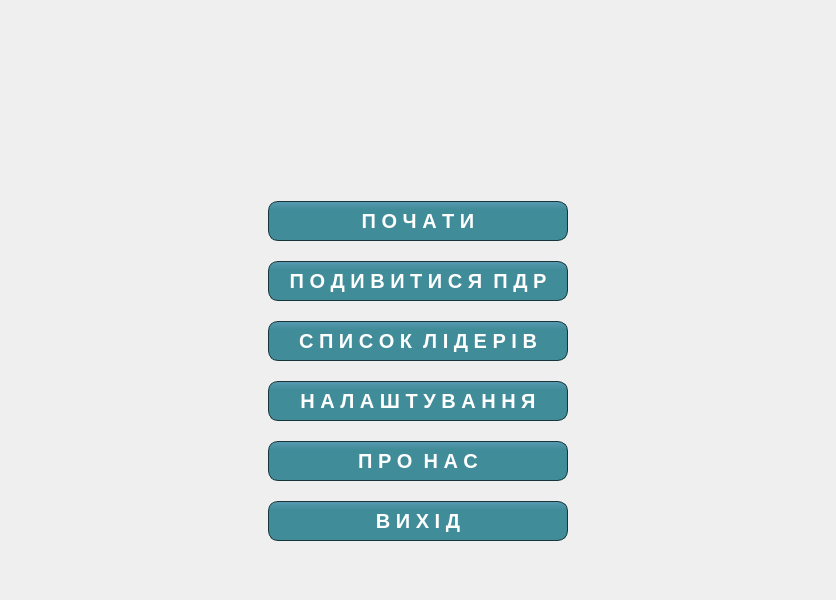
<?xml version="1.0" encoding="UTF-8"?>
<ui version="4.0">
 <class>MainWindow</class>
 <widget class="QMainWindow" name="MainWindow">
  <property name="geometry">
   <rect>
    <x>0</x>
    <y>0</y>
    <width>836</width>
    <height>600</height>
   </rect>
  </property>
  <property name="windowTitle">
   <string>MainWindow</string>
  </property>
  <widget class="QWidget" name="centralwidget">
   <property name="sizePolicy">
    <sizepolicy hsizetype="MinimumExpanding" vsizetype="MinimumExpanding">
     <horstretch>0</horstretch>
     <verstretch>0</verstretch>
    </sizepolicy>
   </property>
   <layout class="QVBoxLayout" name="verticalLayout">
    <property name="topMargin">
     <number>9</number>
    </property>
    <item alignment="Qt::AlignHCenter">
     <widget class="QLabel" name="logo_label">
      <property name="sizePolicy">
       <sizepolicy hsizetype="Fixed" vsizetype="Preferred">
        <horstretch>0</horstretch>
        <verstretch>0</verstretch>
       </sizepolicy>
      </property>
      <property name="text">
       <string/>
      </property>
      <property name="scaledContents">
       <bool>false</bool>
      </property>
      <property name="alignment">
       <set>Qt::AlignLeading|Qt::AlignLeft|Qt::AlignTop</set>
      </property>
      <property name="margin">
       <number>0</number>
      </property>
     </widget>
    </item>
    <item>
     <widget class="QWidget" name="gridWidget" native="true">
      <property name="sizePolicy">
       <sizepolicy hsizetype="Preferred" vsizetype="Preferred">
        <horstretch>0</horstretch>
        <verstretch>0</verstretch>
       </sizepolicy>
      </property>
      <layout class="QGridLayout" name="gridLayout">
       <property name="sizeConstraint">
        <enum>QLayout::SetDefaultConstraint</enum>
       </property>
       <property name="bottomMargin">
        <number>50</number>
       </property>
       <property name="verticalSpacing">
        <number>20</number>
       </property>
       <item row="2" column="0">
        <widget class="QPushButton" name="leaderButton">
         <property name="minimumSize">
          <size>
           <width>300</width>
           <height>40</height>
          </size>
         </property>
         <property name="cursor">
          <cursorShape>PointingHandCursor</cursorShape>
         </property>
         <property name="styleSheet">
          <string notr="true"> QPushButton {
     background: qlineargradient(spread:pad, x1:0.5, y1:0, x2:0.5, y2:1, stop:0 rgba(89, 155, 179, 255), stop:0.2 rgba(64, 140, 153, 255));
	border-style: solid;
	border-width: 1px;
	border-color: rgb(24, 54, 58);
	border-radius: 10px;
	font-family: &quot;Arial&quot;;
	font-size: 20px;
	font-weight: bold;
	color: #fff;
 }
 QPushButton:hover {
     background: qlineargradient(spread:pad, x1:0.5, y1:1, x2:0.5, y2:0.011, stop:0 rgba(89, 155, 179, 255), stop:0.2 rgba(64, 140, 153, 255));
 }
 QPushButton:pressed {
     background: qlineargradient(spread:pad, x1:0.5, y1:0, x2:0.5, y2:1, stop:0 rgba(49, 108, 117, 255), stop:0.2 rgba(64, 140, 153, 255));
 }</string>
         </property>
         <property name="text">
          <string>С П И С О К  Л І Д Е Р І В</string>
         </property>
        </widget>
       </item>
       <item row="1" column="0">
        <widget class="QPushButton" name="rulesButton">
         <property name="sizePolicy">
          <sizepolicy hsizetype="Fixed" vsizetype="Fixed">
           <horstretch>0</horstretch>
           <verstretch>0</verstretch>
          </sizepolicy>
         </property>
         <property name="minimumSize">
          <size>
           <width>300</width>
           <height>40</height>
          </size>
         </property>
         <property name="cursor">
          <cursorShape>PointingHandCursor</cursorShape>
         </property>
         <property name="styleSheet">
          <string notr="true"> QPushButton {
     background: qlineargradient(spread:pad, x1:0.5, y1:0, x2:0.5, y2:1, stop:0 rgba(89, 155, 179, 255), stop:0.2 rgba(64, 140, 153, 255));
	border-style: solid;
	border-width: 1px;
	border-color: rgb(24, 54, 58);
	border-radius: 10px;
	font-family: &quot;Arial&quot;;
	font-size: 20px;
	font-weight: bold;
	color: #fff;
 }
 QPushButton:hover {
     background: qlineargradient(spread:pad, x1:0.5, y1:1, x2:0.5, y2:0.011, stop:0 rgba(89, 155, 179, 255), stop:0.2 rgba(64, 140, 153, 255));
 }
 QPushButton:pressed {
     background: qlineargradient(spread:pad, x1:0.5, y1:0, x2:0.5, y2:1, stop:0 rgba(49, 108, 117, 255), stop:0.2 rgba(64, 140, 153, 255));
 }</string>
         </property>
         <property name="text">
          <string>П О Д И В И Т И С Я  П Д Р</string>
         </property>
        </widget>
       </item>
       <item row="0" column="0">
        <widget class="QPushButton" name="startButton">
         <property name="sizePolicy">
          <sizepolicy hsizetype="Fixed" vsizetype="Fixed">
           <horstretch>0</horstretch>
           <verstretch>0</verstretch>
          </sizepolicy>
         </property>
         <property name="minimumSize">
          <size>
           <width>300</width>
           <height>40</height>
          </size>
         </property>
         <property name="cursor">
          <cursorShape>PointingHandCursor</cursorShape>
         </property>
         <property name="styleSheet">
          <string notr="true"> QPushButton {
     background: qlineargradient(spread:pad, x1:0.5, y1:0, x2:0.5, y2:1, stop:0 rgba(89, 155, 179, 255), stop:0.2 rgba(64, 140, 153, 255));
	border-style: solid;
	border-width: 1px;
	border-color: rgb(24, 54, 58);
	border-radius: 10px;
	font-family: &quot;Arial&quot;;
	font-size: 20px;
	font-weight: bold;
	color: #fff;
 }
 QPushButton:hover {
     background: qlineargradient(spread:pad, x1:0.5, y1:1, x2:0.5, y2:0.011, stop:0 rgba(89, 155, 179, 255), stop:0.2 rgba(64, 140, 153, 255));
 }
 QPushButton:pressed {
     background: qlineargradient(spread:pad, x1:0.5, y1:0, x2:0.5, y2:1, stop:0 rgba(49, 108, 117, 255), stop:0.2 rgba(64, 140, 153, 255));
 }</string>
         </property>
         <property name="text">
          <string>П О Ч А Т И</string>
         </property>
         <property name="checkable">
          <bool>false</bool>
         </property>
        </widget>
       </item>
       <item row="5" column="0">
        <widget class="QPushButton" name="exitButton">
         <property name="sizePolicy">
          <sizepolicy hsizetype="Fixed" vsizetype="Fixed">
           <horstretch>0</horstretch>
           <verstretch>0</verstretch>
          </sizepolicy>
         </property>
         <property name="minimumSize">
          <size>
           <width>300</width>
           <height>40</height>
          </size>
         </property>
         <property name="cursor">
          <cursorShape>PointingHandCursor</cursorShape>
         </property>
         <property name="styleSheet">
          <string notr="true"> QPushButton#exitButton {
     background: qlineargradient(spread:pad, x1:0.5, y1:0, x2:0.5, y2:1, stop:0 rgba(89, 155, 179, 255), stop:0.2 rgba(64, 140, 153, 255));
	border-style: solid;
	border-width: 1px;
	border-color: rgb(24, 54, 58);
	border-radius: 10px;
	font-family: &quot;Arial&quot;;
	font-size: 20px;
	font-weight: bold;
	color: #fff;
 }
 QPushButton#exitButton:hover {
     background: qlineargradient(spread:pad, x1:0.5, y1:1, x2:0.5, y2:0.011, stop:0 rgba(89, 155, 179, 255), stop:0.2 rgba(64, 140, 153, 255));
 }
 QPushButton#exitButton:pressed {
     background: qlineargradient(spread:pad, x1:0.5, y1:0, x2:0.5, y2:1, stop:0 rgba(49, 108, 117, 255), stop:0.2 rgba(64, 140, 153, 255));
 }</string>
         </property>
         <property name="text">
          <string>В И Х І Д</string>
         </property>
        </widget>
       </item>
       <item row="3" column="0">
        <widget class="QPushButton" name="optionsButton">
         <property name="sizePolicy">
          <sizepolicy hsizetype="Fixed" vsizetype="Fixed">
           <horstretch>0</horstretch>
           <verstretch>0</verstretch>
          </sizepolicy>
         </property>
         <property name="minimumSize">
          <size>
           <width>300</width>
           <height>40</height>
          </size>
         </property>
         <property name="cursor">
          <cursorShape>PointingHandCursor</cursorShape>
         </property>
         <property name="styleSheet">
          <string notr="true"> QPushButton {
     background: qlineargradient(spread:pad, x1:0.5, y1:0, x2:0.5, y2:1, stop:0 rgba(89, 155, 179, 255), stop:0.2 rgba(64, 140, 153, 255));
	border-style: solid;
	border-width: 1px;
	border-color: rgb(24, 54, 58);
	border-radius: 10px;
	font-family: &quot;Arial&quot;;
	font-size: 20px;
	font-weight: bold;
	color: #fff;
 }
 QPushButton:hover {
     background: qlineargradient(spread:pad, x1:0.5, y1:1, x2:0.5, y2:0.011, stop:0 rgba(89, 155, 179, 255), stop:0.2 rgba(64, 140, 153, 255));
 }
 QPushButton:pressed {
     background: qlineargradient(spread:pad, x1:0.5, y1:0, x2:0.5, y2:1, stop:0 rgba(49, 108, 117, 255), stop:0.2 rgba(64, 140, 153, 255));
 }</string>
         </property>
         <property name="text">
          <string>Н А Л А Ш Т У В А Н Н Я</string>
         </property>
        </widget>
       </item>
       <item row="4" column="0">
        <widget class="QPushButton" name="aboutUsButton">
         <property name="minimumSize">
          <size>
           <width>300</width>
           <height>40</height>
          </size>
         </property>
         <property name="cursor">
          <cursorShape>PointingHandCursor</cursorShape>
         </property>
         <property name="styleSheet">
          <string notr="true"> QPushButton {
     background: qlineargradient(spread:pad, x1:0.5, y1:0, x2:0.5, y2:1, stop:0 rgba(89, 155, 179, 255), stop:0.2 rgba(64, 140, 153, 255));
	border-style: solid;
	border-width: 1px;
	border-color: rgb(24, 54, 58);
	border-radius: 10px;
	font-family: &quot;Arial&quot;;
	font-size: 20px;
	font-weight: bold;
	color: #fff;
 }
 QPushButton:hover {
     background: qlineargradient(spread:pad, x1:0.5, y1:1, x2:0.5, y2:0.011, stop:0 rgba(89, 155, 179, 255), stop:0.2 rgba(64, 140, 153, 255));
 }
 QPushButton:pressed {
     background: qlineargradient(spread:pad, x1:0.5, y1:0, x2:0.5, y2:1, stop:0 rgba(49, 108, 117, 255), stop:0.2 rgba(64, 140, 153, 255));
 }</string>
         </property>
         <property name="text">
          <string>П Р О  Н А С</string>
         </property>
        </widget>
       </item>
      </layout>
     </widget>
    </item>
   </layout>
  </widget>
 </widget>
 <resources/>
 <connections/>
</ui>
